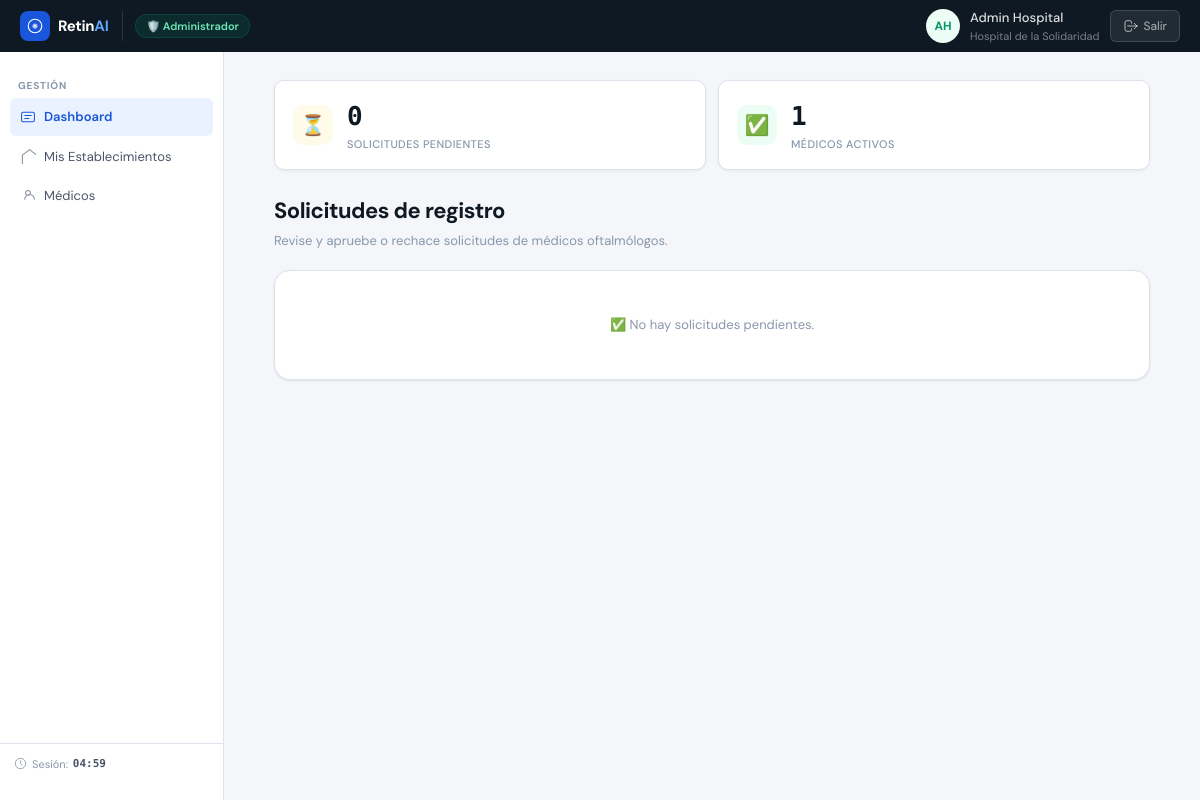
Before: /views/admin/index.php (signed in) with the older database file.
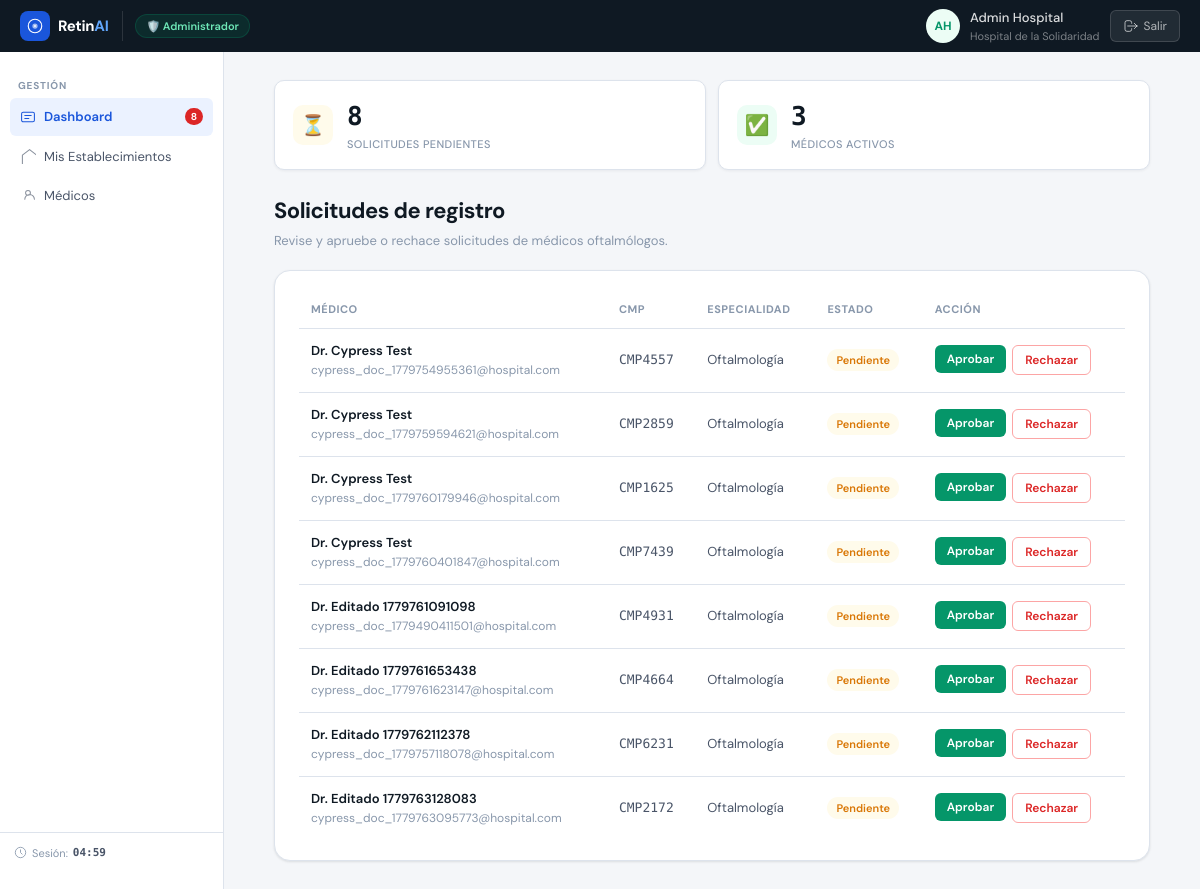
After: the same page with the newer database file.
### tables this page shows
CREATE TABLE IF NOT EXISTS `usuarios` (
  `id` int NOT NULL AUTO_INCREMENT,
  `rol_codigo` varchar(20) NOT NULL,
  `establecimiento_id` int DEFAULT NULL,
  `nombre` varchar(100) NOT NULL,
  `correo` varchar(100) NOT NULL,
  `password` varchar(255) NOT NULL,
  `cmp` varchar(20) DEFAULT NULL,
  `especialidad` varchar(100) DEFAULT NULL,
  `es_password_temporal` tinyint(1) DEFAULT '0',
  `activo` tinyint(1) DEFAULT '1',
  `ultimo_acceso` datetime DEFAULT NULL,
  PRIMARY KEY (`id`),
  UNIQUE KEY `correo` (`correo`),
  KEY `establecimiento_id` (`establecimiento_id`),
  CONSTRAINT `usuarios_ibfk_1` FOREIGN KEY (`establecimiento_id`) REFERENCES `establecimientos` (`id`)
);

### config/session_guard.php (called while the page is built, shortened)
<?php
function get_base_path() {
    $root = str_replace('\\', '/', realpath(__DIR__ . '/..'));
    $current = str_replace('\\', '/', dirname(realpath($_SERVER['SCRIPT_FILENAME'])));
    $relative = '';
    $curr = $current;
    while (strlen($curr) > strlen($root) && $curr !== $root) {
        $relative .= '../';
        $curr = dirname($curr);
    }
    return $relative ?: './';
}
function current_user() {
    return [
        'id'                  => $_SESSION['user_id'] ?? null,
        'nombre'              => $_SESSION['nombre'] ?? '',
        'rol_codigo'          => $_SESSION['rol_codigo'] ?? '',
        'establecimiento_id'  => $_SESSION['establecimiento_id'] ?? null,
        'es_password_temporal'=> $_SESSION['es_password_temporal'] ?? false,
    ];
}

### views/admin/index.php (the view, shortened to what the changed rows need)
<?php
require_once __DIR__ . '/../../config/session_guard.php';
$user     = current_user();
$base     = get_base_path();
$est_id   = (int)($user['establecimiento_id'] ?? 0);
try {
    $db   = (new Database())->getConnection();
    $q = $db->prepare(
        "SELECT id, nombre, correo, cmp, especialidad, ultimo_acceso
         FROM usuarios WHERE rol_codigo='MED' AND activo=0 AND establecimiento_id=:eid
         ORDER BY nombre"
    );
    $q->execute([':eid' => $est_id]);
    $pendientes = $q->fetchAll(PDO::FETCH_ASSOC);
    $cnt_pendientes = count($pendientes);
    $cnt_activos    = (int)$db->prepare(
        "SELECT COUNT(*) FROM usuarios WHERE rol_codigo='MED' AND activo=1 AND establecimiento_id=:eid"
    )->execute([':eid' => $est_id]) ? $db->query(
        "SELECT COUNT(*) FROM usuarios WHERE rol_codigo='MED' AND activo=1 AND establecimiento_id=$est_id"
    )->fetchColumn() : 0;
} catch (Exception $ex) {
    $est_nombre = ''; $pendientes = [];
    $cnt_pendientes = 0; $cnt_activos = 0; $header_sub = '';
}
?>
<!DOCTYPE html>
<html lang="es">
<head>
<link rel="stylesheet" href="<?= $base ?>assets/css/dashboard/dashboard.css">
</head>
<body>
<div class="app-shell">
    <?php require_once __DIR__ . '/../shared/sidebar.php'; ?>
    <main class="main-content">
        <div class="kpi-grid">
            <div class="kpi-card">
                <div class="kpi-body">
                    <span class="kpi-value"><?= $cnt_pendientes ?></span>
                    <span class="kpi-label">Solicitudes pendientes</span>
                </div>
            </div>
            <div class="kpi-card">
                <div class="kpi-body">
                    <span class="kpi-value"><?= $cnt_activos ?></span>
                    <span class="kpi-label">Médicos activos</span>
                </div>
            </div>
        </div>
        <section class="content-section">
            <div class="section-header">
                <h1 class="page-title">Solicitudes de registro</h1>
            </div>
            <div class="card">
                <?php if (empty($pendientes)): ?>
                <p class="empty-msg">✅ No hay solicitudes pendientes.</p>
                <?php else: ?>
                <table class="data-table" id="tabla-pendientes">
                    <thead>
                        <tr><th>Médico</th><th>CMP</th><th>Especialidad</th><th>Estado</th><th>Acción</th></tr>
                    </thead>
                    <tbody>
                    <?php foreach ($pendientes as $m): ?>
                    <tr id="row-<?= $m['id'] ?>">
                        <td>
                            <strong><?= htmlspecialchars($m['nombre']) ?></strong><br>
                            <span class="text-muted small"><?= htmlspecialchars($m['correo']) ?></span>
                        </td>
                        <td class="mono"><?= htmlspecialchars($m['cmp'] ?? '—') ?></td>
                        <td><?= htmlspecialchars($m['especialidad'] ?? '—') ?></td>
                        <td><span class="badge badge-pending">Pendiente</span></td>
                        <td>
                            <div class="action-group">
                                <form method="POST" style="display:inline">
                                    <button type="submit" class="btn btn-sm btn-success">Aprobar</button>
                                </form>
                                <form method="POST" style="display:inline">
                                    <button type="submit" class="btn btn-sm btn-danger-outline">Rechazar</button>
                                </form>
                            </div>
                        </td>
                    </tr>
                    <?php endforeach; ?>
                    </tbody>
                </table>
                <?php endif; ?>
            </div>
        </section>
    </main>
</div>
</body>
</html>

### views/shared/sidebar.php (shortened to what the changed rows need)
<?php
$_rol = $_SESSION['rol_codigo'] ?? '';
?>
<aside class="sidebar">
    <nav class="sidebar-nav">
        <?php if ($_rol === 'ADM'):
            $_page = basename($_SERVER['PHP_SELF']); ?>
        <div class="nav-section">
            <a href="<?= $base ?>views/admin/index.php"
               class="nav-item <?= $_page === 'index.php' ? 'active' : '' ?>">
                <svg class="nav-icon" viewBox="0 0 20 20" fill="none"><rect x="2" y="4" width="16" height="12" rx="2" stroke="currentColor" stroke-width="1.3"/><path d="M6 8h8M6 12h5" stroke="currentColor" stroke-width="1.3" stroke-linecap="round"/></svg>
                Dashboard
                <?php if (!empty($cnt_pendientes) && $cnt_pendientes > 0): ?>
                    <span class="nav-badge"><?= $cnt_pendientes ?></span>
                <?php endif; ?>
            </a>
        </div>
        <?php endif; ?>
    </nav>
</aside>

Changed rows visible on the page:
added usuarios: nombre "Dr. Cypress Test", correo "cypress_doc_1779754955361@hospital.com", cmp "CMP4557", especialidad "Oftalmología"
added usuarios: nombre "Dr. Cypress Test", correo "cypress_doc_1779759594621@hospital.com", cmp "CMP2859", especialidad "Oftalmología"
added usuarios: nombre "Dr. Cypress Test", correo "cypress_doc_1779760179946@hospital.com", cmp "CMP1625", especialidad "Oftalmología"
added usuarios: nombre "Dr. Cypress Test", correo "cypress_doc_1779760401847@hospital.com", cmp "CMP7439", especialidad "Oftalmología"
added usuarios: nombre "Dr. Editado 1779761091098", correo "cypress_doc_1779490411501@hospital.com", cmp "CMP4931", especialidad "Oftalmología"
added usuarios: nombre "Dr. Editado 1779761653438", correo "cypress_doc_1779761623147@hospital.com", cmp "CMP4664", especialidad "Oftalmología"
added usuarios: nombre "Dr. Editado 1779762112378", correo "cypress_doc_1779757118078@hospital.com", cmp "CMP6231", especialidad "Oftalmología"
added usuarios: nombre "Dr. Editado 1779763128083", correo "cypress_doc_1779763095773@hospital.com", cmp "CMP2172", especialidad "Oftalmología"
Other visible differences:
$cnt_pendientes: (not shown) → "8"
$cnt_pendientes: "0" → "8"
$cnt_activos: "1" → "3"
text no longer shown: "✅ No hay solicitudes pendientes."
text now shown: "MÉDICO CMP ESPECIALIDAD ESTADO ACCIÓN"
